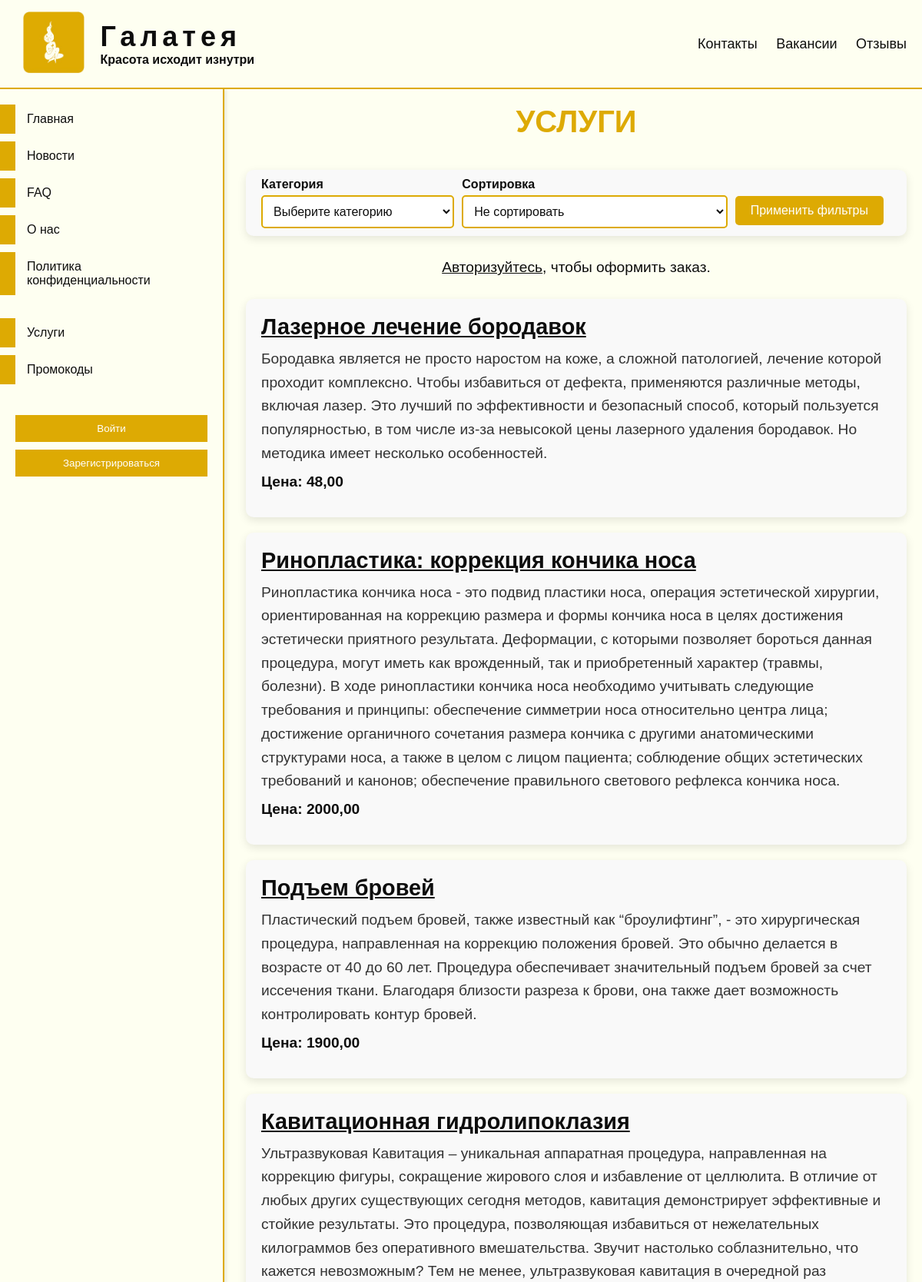
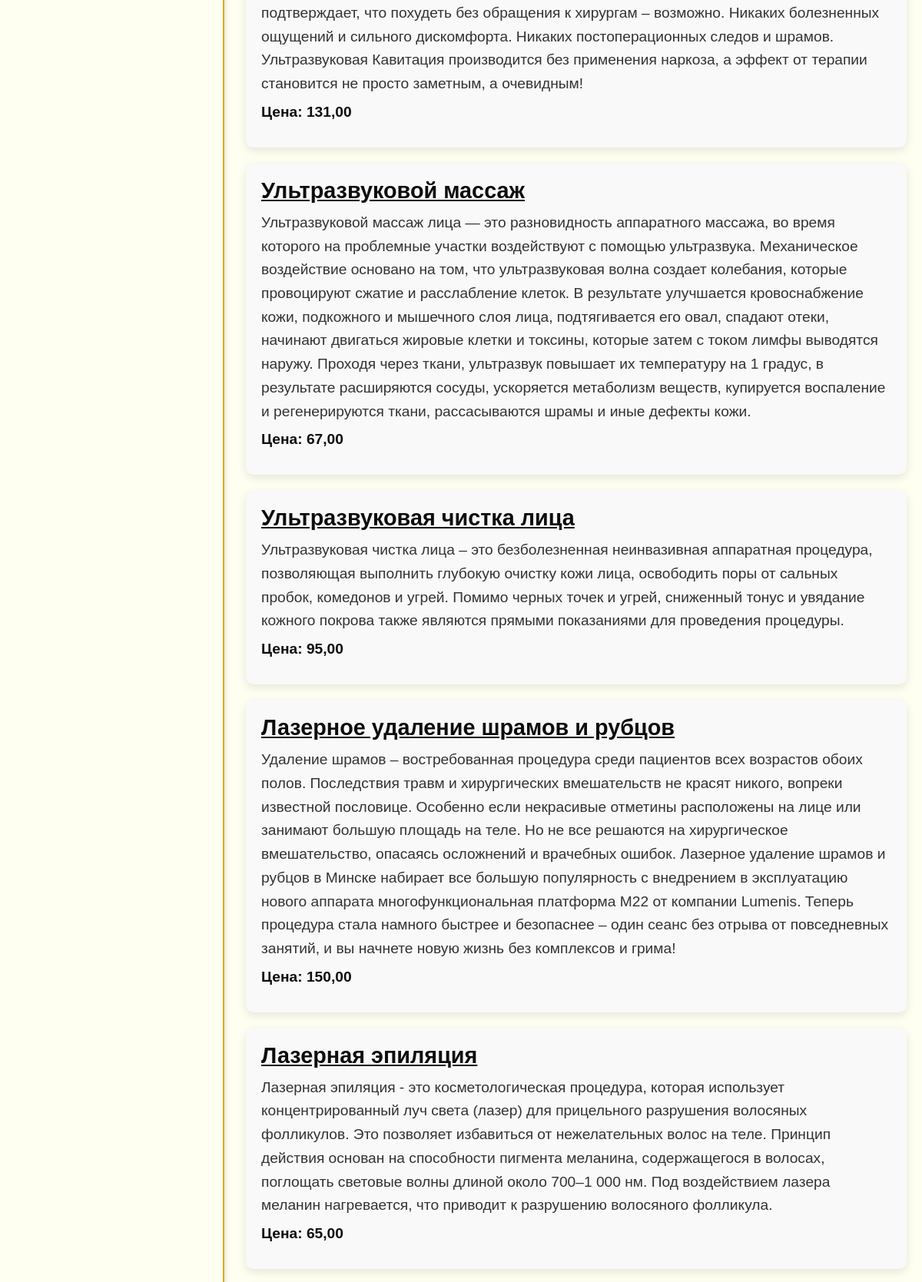
/clinic/services (upper part), run on the app's committed database (2 pictures, top to bottom).
### clinic/models.py (models this page shows, shortened)
class Services(models.Model):
    title = models.CharField('Название', max_length=70)
    description = models.TextField('Описание')
    service_specialization = models.ForeignKey(ServiceSpecializations, on_delete=models.CASCADE,
                                               verbose_name='Специализация услуги', related_name='services')
    price = models.DecimalField('Цена', max_digits=10, decimal_places=2)
    class Meta:
        verbose_name = 'Услуга'
        verbose_name_plural = 'Услуги'

### clinic/views.py (the view, shortened to what this page needs)
# urls.py: path('services', views.services_view, name='services'),
def services_view(request):
    services = Services.objects.order_by('-id')
    service_specializations = ServiceSpecializations.objects.filter(services__in=services).distinct()
    category = request.GET.get('category')
    if category:
        services = services.filter(service_specialization__service_category=category)
    sort = request.GET.get('sort')
    if sort == 'price_asc':
        services = services.order_by('price')
    elif sort == 'price_desc':
        services = services.order_by('-price')
    ordered_services = request.session.get('ordered_services', [])
    ordered_services_objects = Services.objects.filter(id__in=ordered_services)
    basket_id_lst = sum(request.session.get('basket_services', dict()).values(), [])
    return render(request, 'clinic/services.html', {
        'services': services,
        'service_specializations': service_specializations,
        'selected_category': category,
        'selected_sort': sort,
        'ordered_services': ordered_services_objects,
        'scroll_to': request.GET.get('scroll_to'),
        'basket_id_lst': basket_id_lst,
    })

### clinic/templates/clinic/services.html (shortened to what this page needs)
{% extends 'main/layout.html' %}
{% load static %}
{% block custom_css %}
<link type="text/css" href="{% static 'clinic/css/services.css' %}" rel="stylesheet"/>
{% endblock %}
{% block content %}
    <div id="services-page">
        <h1 class="page-title">Услуги</h1>
        <form id="filters-form" class="filters-form" action="{% url 'services' %}" method="get">
            <div class="form-group">
                <label for="category-select" class="form-label">Категория</label>
                <select id="category-select" class="category-select" name="category">
                    <option value="">Выберите категорию</option>
                </select>
            </div>
            <div class="form-group">
                <label for="sort-select" class="form-label">Сортировка</label>
                <select id="sort-select" class="sort-select" name="sort">
                    <option value="">Не сортировать</option>
                </select>
            </div>
            <button type="submit" class="btn apply-filters-btn">Применить фильтры</button>
        </form>
        <div class="user-action">
            {% if user.is_authenticated %}
                {% if user.client %}
                    <form action="{% url 'ordering' %}" method="get" class="order-form">
                        {% csrf_token %}
                        <button type="submit" class="btn order-btn">Оформить заказ</button>
                    </form>
                {% else %}
                    <p class="info-text">Оформить заказ может только клиент.</p>
                {% endif %}
            {% else %}
                <p class="info-text"><a href="{% url 'to_login' %}" class="login-link">Авторизуйтесь</a>, чтобы оформить заказ.</p>
            {% endif %}
        </div>
        <div class="services-list">
            {% for service in services %}
                <div class="service-card" id="service-{{ service.id }}">
                    <h2 class="service-title"><a href="{% url 'service_detail' service.id %}">{{ service.title }}</a></h2>
                    <p class="service-description">{{ service.description }}</p>
                    <p class="service-price">Цена: {{ service.price }}</p>
                </div>
            {% endfor %}
        </div>
    </div>
{% endblock %}

### main/static/main/css/styles.css (style rules this page uses)
* { margin: 0; padding: 0; font-family: Arial, sans-serif; color: #0D0D0D; }
#main-content > * { margin-bottom: 15px; }
body { padding-top: 116px; padding-left: 300px; background: #fefff1; }

### clinic/static/clinic/css/services.css (style rules this page uses)
#services-page { max-width: 1200px; margin: 0 auto; padding: 20px; color: #0D0D0D; border-radius: 10px; }
.page-title { text-align: center; font-size: 2.5em; color: #DDAA03; margin-bottom: 40px; text-transform: uppercase; }
.filters-form { display: flex; justify-content: space-between; align-items: center; margin-bottom: 30px; padding: 10px 20px; background-color: #F9F9F9; border-radius: 10px; box-shadow: 0 4px 12px rgba(0, 0, 0, 0.1); }
.form-group { flex-grow: 1; margin-right: 10px; }
.form-label { display: block; font-weight: bold; margin-bottom: 5px; }
.category-select, .sort-select { width: 100%; padding: 10px; border: 2px solid #DDAA03; border-radius: 5px; font-size: 1em; background-color: #fff; transition: border-color 0.3s; }
.user-action { margin-bottom: 30px; text-align: center; }
.info-text { font-size: 1.2em; }
.services-list { margin-top: 20px; }
.service-card { background-color: #F9F9F9; border-radius: 10px; padding: 20px; margin-bottom: 20px; box-shadow: 0 4px 12px rgba(0, 0, 0, 0.1); }
.service-title { font-size: 1.8em; color: #0D0D0D; margin-bottom: 10px; }
.service-description { font-size: 1.2em; line-height: 1.6em; color: #333; margin-bottom: 10px; }
.service-price { font-size: 1.2em; font-weight: bold; margin-bottom: 15px; }
.btn { padding: 10px 20px; background-color: #DDAA03; color: #ffffff; border: none; border-radius: 5px; cursor: pointer; font-size: 1em; transition: background-color 0.3s; margin-right: 10px; }
.apply-filters-btn { padding: 10px 20px; background-color: #DDAA03; color: #ffffff; border: none; border-radius: 5px; cursor: pointer; font-size: 1em; transition: background-color 0.3s; margin-top: 20px; }

### data on the page
Services: title "Лазерное лечение бородавок", description "Бородавка является не просто наростом на коже, а сложной патологией, лечение которой проходит комплексно. Чтобы избавиться от дефекта, применяются различные методы, включая лазер. Это лучший по эффективности и безопасный способ, который пользуется популярностью, в том числе из-за невысокой цены лазерного удаления бородавок. Но методика имеет несколько особенностей.", price "48,00"
Services: title "Ринопластика: коррекция кончика носа", description "Ринопластика кончика носа - это подвид пластики носа, операция эстетической хирургии, ориентированная на коррекцию размера и формы кончика носа в целях достижения эстетически приятного результата. Деформации, с которыми позволяет бороться данная процедура, могут иметь как врожденный, так и приобретенный характер (травмы, болезни). В ходе ринопластики кончика носа необходимо учитывать следующие требования и принципы: обеспечение симметрии носа относительно центра лица; достижение органичного сочетания размера кончика с другими анатомическими структурами носа, а также в целом с лицом пациента; соблюдение общих эстетических требований и канонов; обеспечение правильного светового рефлекса…", price "2000,00"
Services: title "Подъем бровей", description "Пластический подъем бровей, также известный как “броулифтинг”, - это хирургическая процедура, направленная на коррекцию положения бровей. Это обычно делается в возрасте от 40 до 60 лет. Процедура обеспечивает значительный подъем бровей за счет иссечения ткани. Благодаря близости разреза к брови, она также дает возможность контролировать контур бровей.", price "1900,00"
Services: title "Кавитационная гидролипоклазия", description "Ультразвуковая Кавитация – уникальная аппаратная процедура, направленная на коррекцию фигуры, сокращение жирового слоя и избавление от целлюлита. В отличие от любых других существующих сегодня методов, кавитация демонстрирует эффективные и стойкие результаты. Это процедура, позволяющая избавиться от нежелательных килограммов без оперативного вмешательства. Звучит настолько соблазнительно, что кажется невозможным? Тем не менее, ультразвуковая кавитация в очередной раз подтверждает, что похудеть без обращения к хирургам – возможно. Никаких болезненных ощущений и сильного дискомфорта. Никаких постоперационных следов и шрамов. Ультразвуковая Кавитация производится без применения наркоза, а…", price "131,00"
Services: title "Ультразвуковой массаж", description "Ультразвуковой массаж лица — это разновидность аппаратного массажа, во время которого на проблемные участки воздействуют с помощью ультразвука. Механическое воздействие основано на том, что ультразвуковая волна создает колебания, которые провоцируют сжатие и расслабление клеток. В результате улучшается кровоснабжение кожи, подкожного и мышечного слоя лица, подтягивается его овал, спадают отеки, начинают двигаться жировые клетки и токсины, которые затем с током лимфы выводятся наружу. Проходя через ткани, ультразвук повышает их температуру на 1 градус, в результате расширяются сосуды, ускоряется метаболизм веществ, купируется воспаление и регенерируются ткани, рассасываются шрамы и иные…", price "67,00"
Services: title "Ультразвуковая чистка лица", description "Ультразвуковая чистка лица – это безболезненная неинвазивная аппаратная процедура, позволяющая выполнить глубокую очистку кожи лица, освободить поры от сальных пробок, комедонов и угрей. Помимо черных точек и угрей, сниженный тонус и увядание кожного покрова также являются прямыми показаниями для проведения процедуры.", price "95,00"
Services: title "Лазерное удаление шрамов и рубцов", description "Удаление шрамов – востребованная процедура среди пациентов всех возрастов обоих полов. Последствия травм и хирургических вмешательств не красят никого, вопреки известной пословице. Особенно если некрасивые отметины расположены на лице или занимают большую площадь на теле. Но не все решаются на хирургическое вмешательство, опасаясь осложнений и врачебных ошибок. Лазерное удаление шрамов и рубцов в Минске набирает все большую популярность с внедрением в эксплуатацию нового аппарата многофункциональная платформа М22 от компании Lumenis. Теперь процедура стала намного быстрее и безопаснее – один сеанс без отрыва от повседневных занятий, и вы начнете новую жизнь без комплексов и грима!", price "150,00"
Services: title "Лазерная эпиляция", description "Лазерная эпиляция - это косметологическая процедура, которая использует концентрированный луч света (лазер) для прицельного разрушения волосяных фолликулов. Это позволяет избавиться от нежелательных волос на теле. Принцип действия основан на способности пигмента меланина, содержащегося в волосах, поглощать световые волны длиной около 700–1 000 нм. Под воздействием лазера меланин нагревается, что приводит к разрушению волосяного фолликула.", price "65,00"
